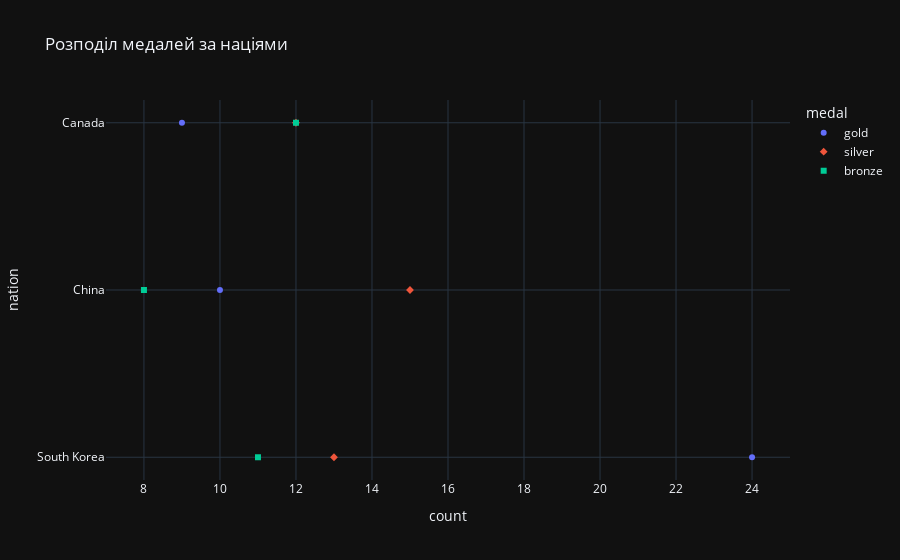

The code cell stored with this chart in its notebook:
### Code cell
dfs = px.data.medals_long()

fig = px.scatter(dfs, x='count', y='nation', color='medal', symbol='medal',
                 size_max=10, title='Розподіл медалей за націями')

fig.show()

### Figure 1 — Plotly figure (JSON) as saved in the notebook; plotly's stock layout.template omitted (floating-point values rounded to 4 significant figures)
{"data": [{"hovertemplate": "medal=gold<br>count=%{x}<br>nation=%{y}<extra></extra>", "legendgroup": "gold", "marker": {"color": "#636efa", "symbol": "circle"}, "mode": "markers", "name": "gold", "orientation": "h", "showlegend": true, "x": [24, 10, 9], "xaxis": "x", "y": ["South Korea", "China", "Canada"], "yaxis": "y", "type": "scatter"}, {"hovertemplate": "medal=silver<br>count=%{x}<br>nation=%{y}<extra></extra>", "legendgroup": "silver", "marker": {"color": "#EF553B", "symbol": "diamond"}, "mode": "markers", "name": "silver", "orientation": "h", "showlegend": true, "x": [13, 15, 12], "xaxis": "x", "y": ["South Korea", "China", "Canada"], "yaxis": "y", "type": "scatter"}, {"hovertemplate": "medal=bronze<br>count=%{x}<br>nation=%{y}<extra></extra>", "legendgroup": "bronze", "marker": {"color": "#00cc96", "symbol": "square"}, "mode": "markers", "name": "bronze", "orientation": "h", "showlegend": true, "x": [11, 8, 12], "xaxis": "x", "y": ["South Korea", "China", "Canada"], "yaxis": "y", "type": "scatter"}], "layout": {"xaxis": {"anchor": "y", "domain": [0.0, 1.0], "title": {"text": "count"}}, "yaxis": {"anchor": "x", "domain": [0.0, 1.0], "title": {"text": "nation"}}, "legend": {"title": {"text": "medal"}, "tracegroupgap": 0}, "title": {"text": "Розподіл медалей за націями"}}}
